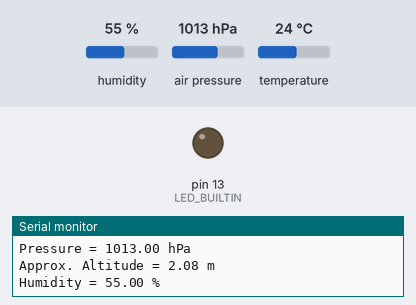
A sketch run on a simulated Arduino Uno, built with avr-gcc and run on an emulated ATmega328P. Shown: output pins drawn as LEDs (lit = HIGH), the last lines printed to the serial monitor. The test bench sets the inputs (shaded band); at power-on: temperature 24 °C, air pressure 1013 hPa, humidity 55 %.

Above: at 1.2 s.
1.3 s: temperature set to 33.5 °C
3.3 s: temperature set to 34.4 °C
At 4.6 s:
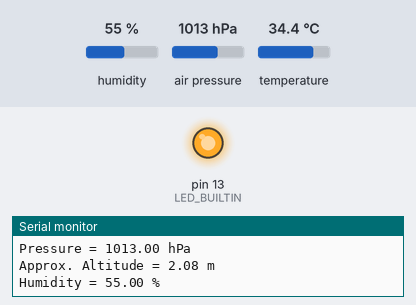
7.4 s: temperature set to 12 °C
9.2 s: air pressure set to 952 hPa
Timing chart, 0 to 12.2 s (numbered marks = the images above; inputs shaded):
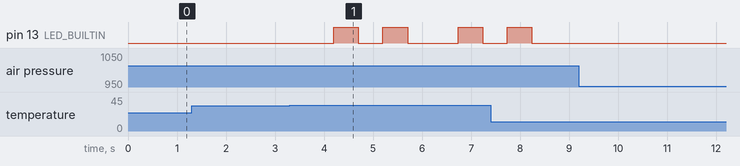

Measured:
- the behaviour switches between 34 and 34.1 °C on temperature (found by bisection; images 0 and 1)
- after the input at 3.3 s, pin 13 (LED_BUILTIN): goes HIGH 0.50 s, LOW 0.50 s, HIGH 0.50 s, LOW 1.0 s, HIGH 0.50 s, then LOW, starting after 0.90 s

The sketch:

bme280.ino
```cpp
#include <Wire.h>
#include <Adafruit_Sensor.h>
#include <Adafruit_BME280.h>

#define SEALEVELPRESSURE_HPA (1013.25)

Adafruit_BME280 bme;

unsigned long delayTime;

void setup() {
  Serial.begin(9600);
  Serial.println(F("BME280 test"));

  bool status;
  status = bme.begin(0x76);
  if (!status) {
    Serial.println("Could not find a valid BME280 sensor, check wiring!");
    while (1);
  }

  Serial.println("-- Default Test --");
  delayTime = 1000;

  Serial.println();
  //Menyalakan Lampu BUILTIN
  pinMode(LED_BUILTIN, OUTPUT);
}


void loop() {
  printValues();
  delay(delayTime);
}

void printValues() {
  Serial.print("Temperature = ");
  Serial.print(bme.readTemperature());
  Serial.println(" *C");

  Serial.print("Pressure = ");
  Serial.print(bme.readPressure() / 100.0F);
  Serial.println(" hPa");

  Serial.print("Approx. Altitude = ");
  Serial.print(bme.readAltitude(SEALEVELPRESSURE_HPA));
  Serial.println(" m");

  Serial.print("Humidity = ");
  Serial.print(bme.readHumidity());
  Serial.println(" %");
  if (bme.readTemperature()>34){
    digitalWrite(LED_BUILTIN, HIGH);
    delay(500);
    digitalWrite(LED_BUILTIN, LOW);
    delay(500);
    digitalWrite(LED_BUILTIN, HIGH);
    delay(500);
    digitalWrite(LED_BUILTIN, LOW);
  }
  else{
    digitalWrite(LED_BUILTIN, LOW);
  }

  Serial.println();
}
```
